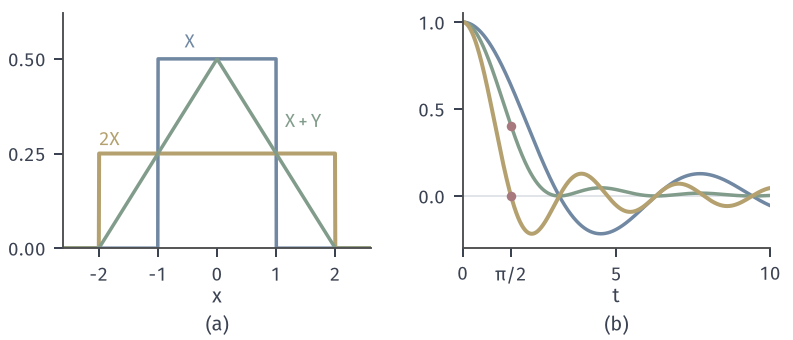

Source code (Python):
from pathlib import Path
import sys
HERE = Path(__file__).resolve().parent
sys.path.insert(0, str(HERE.parent/"weak-common"))
from weak_fig import *
# X ~ Unif(-1,1). Independent sum: triangle density (2-|x|)/4, cf (sin t/t)^2. Dependent sum 2X: Unif(-2,2), cf sin(2t)/(2t).
fig, axes = figure(width_mm=112, height_mm=48, ncols=2)
panel(fig, left=.08, wspace=.3, bottom=.27)
ax = axes[0]; x = np.linspace(-2.6, 2.6, 1001)
ax.plot(x, np.where(np.abs(x) < 1, .5, 0), color=BLUE, lw=1.4)
ax.plot(x, np.where(np.abs(x) < 2, .25, 0), color=YELLOW, lw=1.6)
ax.plot(x, np.maximum(0, (2-np.abs(x))/4), color=GREEN, lw=1.4)
lab(ax, -.55, .53, r'$X$', BLUE); lab(ax, 1.15, .32, r'$X+Y$', GREEN); lab(ax, -2.0, .27, r'$2X$', YELLOW)
ax.set_xlim(-2.6, 2.6); ax.set_ylim(0, .62); ax.set_xticks([-2, -1, 0, 1, 2]); ax.set_yticks([0, .25, .5])
axlab(ax, r'$x$')
ax = axes[1]; t = np.linspace(1e-9, 10, 1200)
ax.axhline(0, color=GRID, lw=.6, zorder=0)
ax.plot(t, np.sin(t)/t, color=BLUE, lw=1.4); ax.plot(t, (np.sin(t)/t)**2, color=GREEN, lw=1.4); ax.plot(t, np.sin(2*t)/(2*t), color=YELLOW, lw=1.6)
dot(ax, np.pi/2, 4/np.pi**2, RED, ms=3.8); dot(ax, np.pi/2, 0, RED, ms=3.8)
ax.set_xlim(0, 10); ax.set_ylim(-.3, 1.05); ax.set_xticks([0, np.pi/2, 5, 10]); ax.set_xticklabels(['$0$', r'$\pi/2$', '$5$', '$10$']); ax.set_yticks([0, .5, 1])
axlab(ax, r'$t$')
tags(fig, axes)
save(fig, HERE, 'figure', {'indep_at_pi/2': 4/np.pi**2, 'dep_at_pi/2': 0.0})
